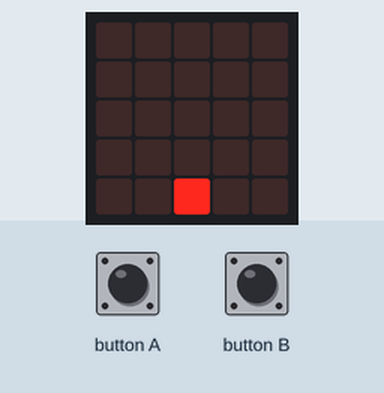
The program below on a simulated BBC micro:bit running MicroPython. Parts: the board's 5×5 LED display. The inputs (shaded band) are chosen by the test bench.

Above: at 1.2 s.
1.3 s: button A pressed for 0.15 s
At 2.5 s:
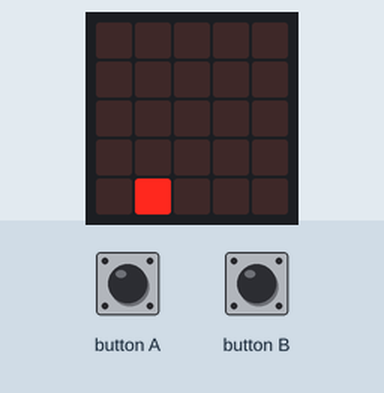
2.9 s: button A pressed for 1 s
At 3.7 s:
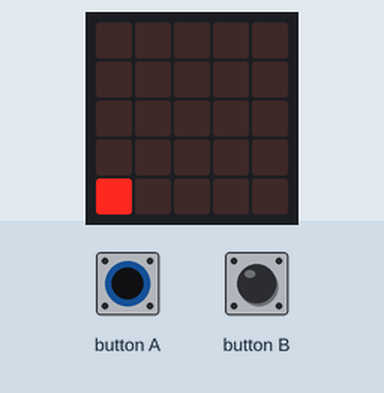
5.4 s: button B pressed for 0.15 s
At 6.4 s:
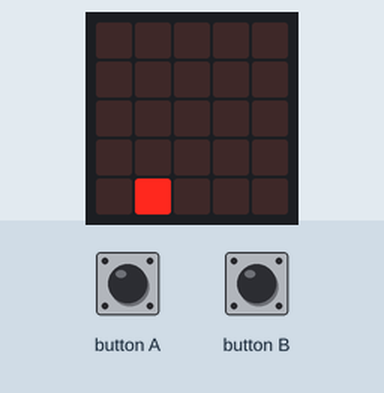
7.0 s: button B pressed for 1 s
At 7.4 s:
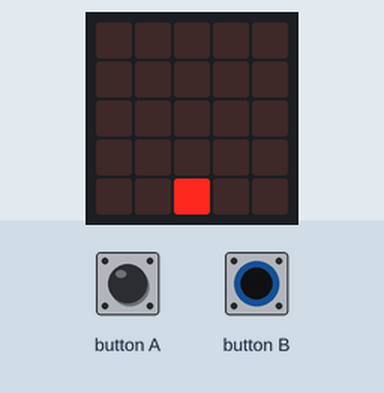
9.5 s: button B pressed for 0.15 s
At 10.2 s:
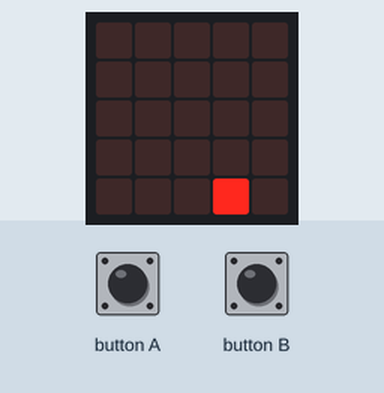
11.1 s: button B pressed for 3.2 s
At 12.4 s:
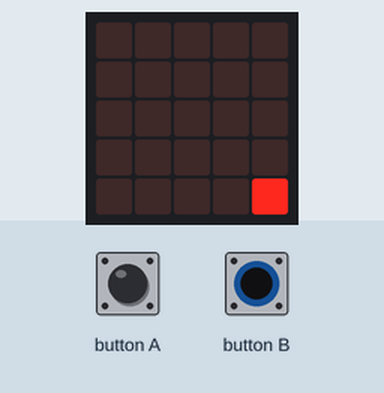
Timing chart, 0 to 14.1 s (numbered marks = the images above; inputs shaded):
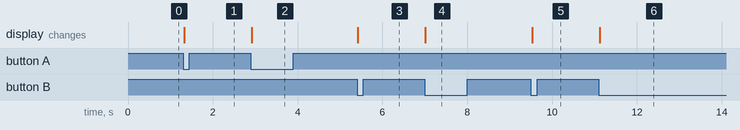

Measured:
- after the input at 1.3 s, the display: changes at once (image 1)
- after the input at 2.9 s, the display: changes at once (image 2)
- after the input at 5.4 s, the display: changes at once (image 3)
- after the input at 7.0 s, the display: changes at once (image 4)
- after the input at 9.5 s, the display: changes at once (image 5)
- after the input at 11.1 s, the display: changes at once (image 6)

The program:

001_part01.py
```python
# Imports go at the top
from microbit import *
import random

x = 2
y = 4

# Code in a 'while True:' loop repeats forever
while True:
    # player code
    if (button_a.was_pressed() and x - 1 >= 0):
        display.set_pixel(x, y, 0)
        x -= 1;
    if (button_b.was_pressed() and x + 1 <= 4):
        display.set_pixel(x, y, 0)
        x += 1;
    display.set_pixel(x, y, 9)
    sleep(1000/30)
```
